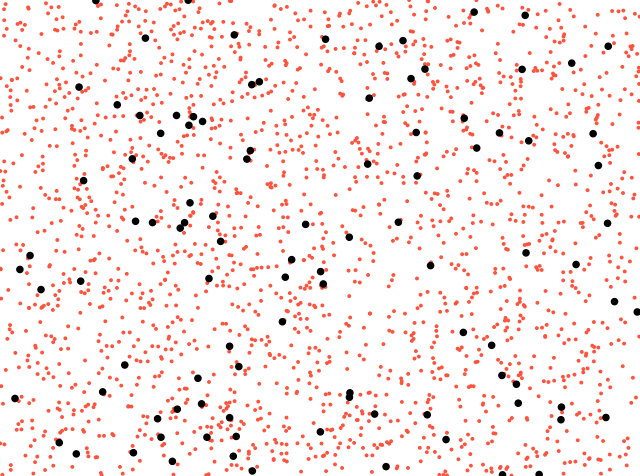

The Python source for this figure:
# -*- coding: utf-8 -*-
"""
Éditeur de Spyder

Ceci est un script temporaire.
"""
import numpy as np
import matplotlib.pyplot as plt
import pdb

from pytictoc import TicToc
t = TicToc() #create instance of class


#plt.scatter(x, y, s=area, c=colors, alpha = 0.5)

posXmax = 600
posYmax = 600

speedX = 6
speedY = 6

tSize = 2.5

class Termite:
    
    def __init__(self, posX, posY, posXmax, posYmax, tSize):
        self.positionX = posX
        self.positionY = posY
        self.tSize = tSize
        self.color = "#1A2930"
        self.carryChip = 0
        self.posXmax = posXmax
        self.posYmax = posYmax
        self.boundsLeft = self.positionX - 1*self.tSize
        self.boundsRight = self.positionX + 1*self.tSize
        self.boundsBottom = self.positionY - 1*self.tSize
        self.boundsTop = self.positionY + 1*self.tSize
        self.plotArea = np.pi * self.tSize ** 2
          
    
    def updateBoundingBox(self):
        self.boundsLeft = self.positionX - 1*self.tSize
        self.boundsRight = self.positionX + 1*self.tSize
        self.boundsBottom = self.positionY - 1*self.tSize
        self.boundsTop = self.positionY + 1*self.tSize
     
        
    
    def move(self, speedX, speedY):
        self.positionX += (np.random.random() * 2 - 1) * speedX
        self.positionY += (np.random.random() * 2 - 1) * speedY
        
        self.updateBoundingBox()
     
        
        if (self.boundsLeft > self.posXmax):
            self.positionX = 0
            self.updateBoundingBox()
        
        if (self.boundsRight < 0):
            self.positionX = self.posXmax
            self.updateBoundingBox()
            
        if (self.boundsTop > self.posYmax):
            self.positionY = 0
            self.updateBoundingBox()
            
        if (self.boundsBottom < 0):
            self.positionY = self.posYmax
            self.updateBoundingBox()



class Chip:
    
    def __init__(self,xpos, ypos, radius):
        self.radius = radius
        self.color = "#FF533D"
        self.positionX = xpos
        self.positionY = ypos
        self.plotArea = np.pi * self.radius ** 2


def scatterPlot(tGroup, wGroup):    
    tposX = [termite.positionX for termite in tGroup]
    tposY = [termite.positionY for termite in tGroup]    
    tColor = [termite.color for termite in tGroup] 
    tArea =  [termite.plotArea for termite in tGroup]    

    cposX = [c.positionX for c in wGroup]
    cposY = [c.positionY for c in wGroup]    
    cColor = [c.color for c in wGroup] 
    cArea =  [c.plotArea for c in wGroup] 

    AposX = cposX + tposX
    AposY = cposY + tposY
    AColor = cColor + tColor
    AArea = cArea + tArea

    fig = plt.figure(facecolor = "#F5F5F5")

    ax=fig.add_axes([0,0,1,1])
    ax.set_axis_off()                 
    ax.scatter(AposX, AposY, AArea, AColor)
    #plt.axis("off")
    ax.set_xlim([0,posXmax])
    ax.set_ylim([0,posYmax])

    ax.set_aspect('auto')
    plt.show()
    

nTermites = 100

tGroup = []

#populate Termite list
for i in range(1,nTermites+1):
    posX = np.random.random() * posXmax
    posY = np.random.random() * posYmax
    tGroup.append(Termite(posX, posY, posXmax, posYmax, tSize))

#populate Wood chips list

nChips = 2000

cRadius = 1
wGroup = []

for j in range(0 , nChips+1):
    
    wGroup.append(Chip(np.random.random() * posXmax,np.random.random() * posYmax,cRadius))


#scatterPlot(tGroup, wGroup)


t.tic()
#input("Press enter to continue...")
nIter = 4000

for n in range(1,nIter+1):
    if ( n % 100 == 0):
        print(n)
    for i in range(0,nTermites):
        vAnt = tGroup[i]
        
        vAnt.move(speedX, speedY)
        
        for j in range(0, len(wGroup)-1):
            
            wc = wGroup[j]
            dist2X = ( vAnt.positionX - wc.positionX ) ** 2
            dist2Y = ( vAnt.positionY - wc.positionY ) ** 2
    
            if (dist2X + dist2Y <= vAnt.tSize ** 2):
                if (vAnt.carryChip):
                    vAnt.carryChip = 0
                    wGroup.append(Chip(vAnt.positionX, vAnt.positionY, cRadius))
                    vAnt.color = "#1A2930"
                    vAnt.positionX += 10* np.random.random() -5
                    vAnt.positionY += 10* np.random.random() -5
                else:
                    vAnt.carryChip = 1
                    vAnt.color = "green"
                    wGroup.remove(wc)
                    #print(len(wGroup))
                    #pdb.set_trace()
                    
                break
                    

t.toc()
print("after " + str(nIter) + " Iterations")
scatterPlot(tGroup, wGroup)  
